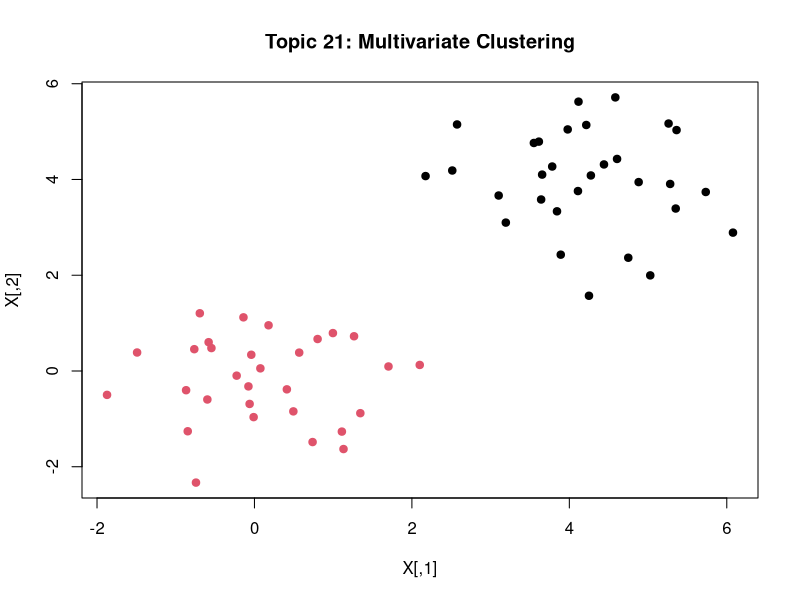

Source code (R):
#Topic 21:Multivariate statistical analysis
d <- data.frame(hours=1:8, attendance=seq(60,95,5), score=c(40,45,52,58,65,71,77,84))
cor(d); summary(lm(score ~ hours + attendance, data=d))
X <- rbind(matrix(rnorm(60, 0), ncol = 2), matrix(rnorm(60, 4), ncol = 2))
km <- kmeans(X, centers = 2)
cluster_df <- data.frame(
  X1 = X[, 1],
  X2 = X[, 2],
  Cluster = km$cluster
)
write.csv(cluster_df, "Topic_21_Multivariate_Clustering.csv", row.names = FALSE)

plot(X, col = km$cluster, pch = 19, main = "Topic 21: Multivariate Clustering")
